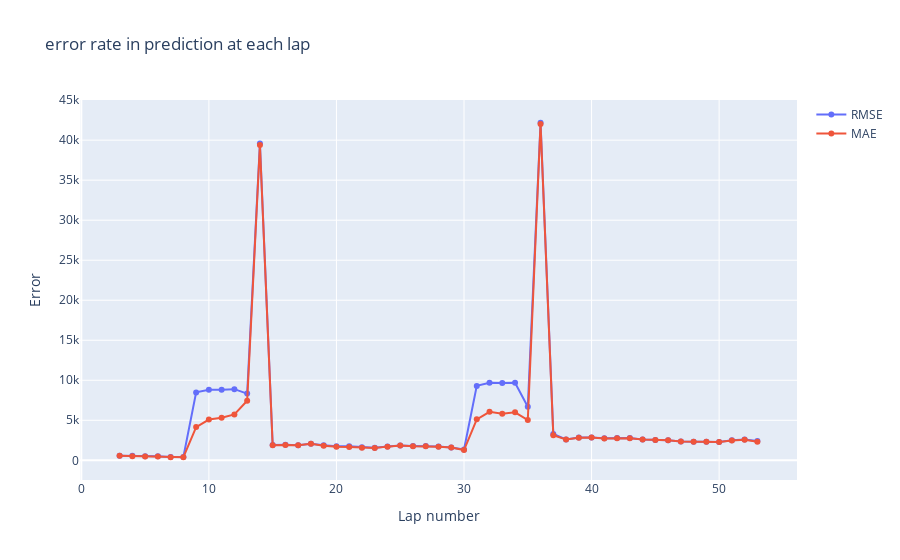

The cell this chart's notebook holds for it:
### Code cell
fig = go.Figure()

fig.add_trace(
    go.Scatter(
        x=rmse_mae_mape_df["current_lap"],
        y=rmse_mae_mape_df["RMSE"],
        mode="lines+markers",
        name=f"RMSE",
    )
)

fig.add_trace(
    go.Scatter(
        x=rmse_mae_mape_df["current_lap"],
        y=rmse_mae_mape_df["MAE"],
        mode="lines+markers",
        name=f"MAE",
    )
)


fig.update_layout(
    title="error rate in prediction at each lap",
    xaxis_title="Lap number",
    yaxis_title="Error",
)

### Figure 1 — Plotly figure (JSON) as saved in the notebook; plotly's stock layout.template omitted (floating-point values rounded to 4 significant figures)
{"data": [{"mode": "lines+markers", "name": "RMSE", "type": "scatter", "x": [3, 4, 5, 6, 7, 8, 9, 10, 11, 12, 13, 14, 15, 16, 17, 18, 19, 20, 21, 22, 23, 24, 25, 26, 27, 28, 29, 30, 31, 32, 33, 34, 35, 36, 37, 38, 39, 40, 41, 42, 43, 44, 45, 46, 47, 48, 49, 50, 51, 52, 53], "y": [580.9, 566.0, 509.4, 497.1, 424.8, 424.0, 8488.0, 8805.0, 8831.0, 8891.0, 8335.0, 39580.0, 1910.0, 1955.0, 1891.0, 2059.0, 1874.0, 1750.0, 1742.0, 1639.0, 1576.0, 1722.0, 1848.0, 1781.0, 1773.0, 1711.0, 1614.0, 1344.0, 9297.0, 9678.0, 9650.0, 9681.0, 6685.0, 42170.0, 3300.0, 2615.0, 2844.0, 2855.0, 2752.0, 2777.0, 2783.0, 2600.0, 2549.0, 2511.0, 2353.0, 2309.0, 2321.0, 2287.0, 2493.0, 2597.0, 2413.0]}, {"mode": "lines+markers", "name": "MAE", "type": "scatter", "x": [3, 4, 5, 6, 7, 8, 9, 10, 11, 12, 13, 14, 15, 16, 17, 18, 19, 20, 21, 22, 23, 24, 25, 26, 27, 28, 29, 30, 31, 32, 33, 34, 35, 36, 37, 38, 39, 40, 41, 42, 43, 44, 45, 46, 47, 48, 49, 50, 51, 52, 53], "y": [561.2, 522.2, 476.2, 463.4, 383.4, 382.8, 4150.0, 5094.0, 5318.0, 5738.0, 7439.0, 39390.0, 1873.0, 1925.0, 1868, 2055, 1811.0, 1682.0, 1674.0, 1577, 1529.0, 1710.0, 1839.0, 1763.0, 1754.0, 1696.0, 1589.0, 1281.0, 5122.0, 6061.0, 5821.0, 5994.0, 5023.0, 42030.0, 3138.0, 2600.0, 2832.0, 2844.0, 2738, 2762.0, 2769.0, 2596.0, 2543.0, 2502.0, 2344.0, 2304.0, 2315.0, 2282.0, 2464, 2578.0, 2323.0]}], "layout": {"title": {"text": "error rate in prediction at each lap"}, "xaxis": {"title": {"text": "Lap number"}}, "yaxis": {"title": {"text": "Error"}}}}
